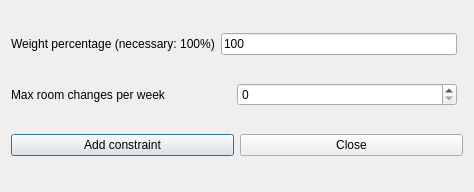
<?xml version="1.0" encoding="UTF-8"?>
<ui version="4.0">
 <class>AddConstraintTeachersMaxRoomChangesPerWeekForm_template</class>
 <widget class="QDialog" name="AddConstraintTeachersMaxRoomChangesPerWeekForm_template">
  <property name="geometry">
   <rect>
    <x>0</x>
    <y>0</y>
    <width>474</width>
    <height>192</height>
   </rect>
  </property>
  <property name="windowTitle">
   <string extracomment="This is the title of the dialog to add a new constraint of this type">Add teachers max room changes per week</string>
  </property>
  <layout class="QGridLayout">
   <item row="2" column="0" colspan="2">
    <layout class="QHBoxLayout">
     <item>
      <widget class="QPushButton" name="addConstraintPushButton">
       <property name="text">
        <string>Add constraint</string>
       </property>
      </widget>
     </item>
     <item>
      <widget class="QPushButton" name="closePushButton">
       <property name="text">
        <string>Close</string>
       </property>
      </widget>
     </item>
    </layout>
   </item>
   <item row="0" column="0">
    <layout class="QHBoxLayout">
     <item>
      <widget class="QLabel" name="weightTextLabel">
       <property name="frameShape">
        <enum>QFrame::NoFrame</enum>
       </property>
       <property name="frameShadow">
        <enum>QFrame::Plain</enum>
       </property>
       <property name="text">
        <string>Weight percentage (necessary: 100%)</string>
       </property>
       <property name="wordWrap">
        <bool>false</bool>
       </property>
      </widget>
     </item>
     <item>
      <widget class="QLineEdit" name="weightLineEdit">
       <property name="text">
        <string notr="true">100</string>
       </property>
      </widget>
     </item>
    </layout>
   </item>
   <item row="1" column="0">
    <layout class="QHBoxLayout">
     <item>
      <widget class="QLabel" name="textLabel1">
       <property name="text">
        <string>Max room changes per week</string>
       </property>
       <property name="wordWrap">
        <bool>false</bool>
       </property>
      </widget>
     </item>
     <item>
      <widget class="QSpinBox" name="maxChangesSpinBox"/>
     </item>
    </layout>
   </item>
  </layout>
 </widget>
 <layoutdefault spacing="6" margin="11"/>
 <resources/>
 <connections/>
</ui>
